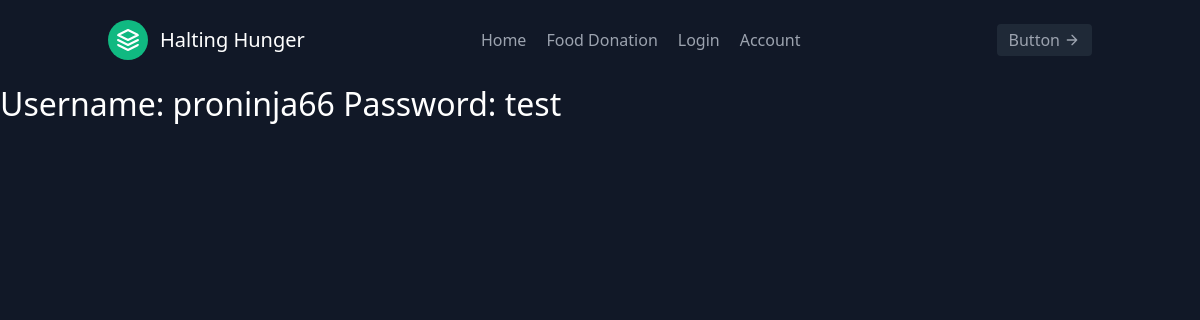
Page /accounts on the earlier database version.
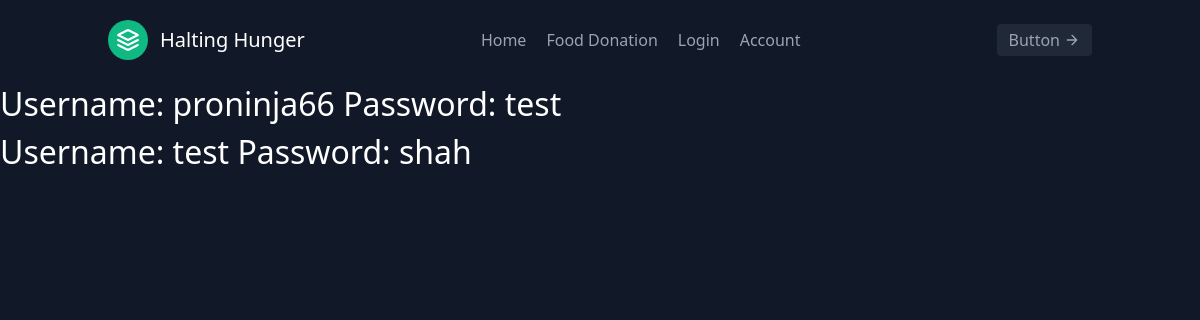
Same page on the later database version.
### app.py (models this page shows)
class User(db.Model):
    id = db.Column(db.Integer, primary_key=True)
    first_name = db.Column(db.String(50))
    last_name = db.Column(db.String(50))
    username = db.Column(db.String(50))
    password = db.Column(db.String(50))
    company_name = db.Column(db.String(50))
    items_donated = db.Column(db.Integer)
    def __repr__(self):
        return f"Username: {self.username} Password: {self.password}"

### app.py (the view)
@app.route('/accounts')
def view_accounts():
    accounts = User.query.order_by(User.id).all()
    return render_template('accounts.html', accounts = accounts)

### templates/accounts.html (shortened to what this page needs)
{% extends 'base.html' %}
{% block body %}
{% for x in accounts %}
    <h1>{{ x }}</h1>
{% endfor %}
{% endblock %}

### templates/base.html (shortened to what this page needs)
<!DOCTYPE html>
<html lang="en">
<head>
    <link rel="stylesheet" href="{{ url_for('static', filename='css/style.css') }}">
    <link href="https://unpkg.com/tailwindcss@^2/dist/tailwind.min.css" rel="stylesheet">
</head>
<body>
    <header class="text-gray-400 bg-gray-900 body-font">
        <div class="container mx-auto flex flex-wrap p-5 flex-col md:flex-row items-center">
          <a class="flex title-font font-medium items-center text-white mb-4 md:mb-0">
            <svg xmlns="http://www.w3.org/2000/svg" fill="none" stroke="currentColor" stroke-linecap="round" stroke-linejoin="round" stroke-width="2" class="w-10 h-10 text-white p-2 bg-green-500 rounded-full" viewBox="0 0 24 24">
              <path d="M12 2L2 7l10 5 10-5-10-5zM2 17l10 5 10-5M2 12l10 5 10-5"></path>
            </svg>
            <span class="ml-3 text-xl">Halting Hunger</span>
          </a>
          <nav class="md:ml-auto md:mr-auto flex flex-wrap items-center text-base justify-center">
            <a class="mr-5 hover:text-white" href='/'>Home</a>
            <a class="mr-5 hover:text-white">Food Donation</a>
            <a class="mr-5 hover:text-white" href='/login'>Login</a>
            <a class="mr-5 hover:text-white" href='/accounts'>Account</a>
          </nav>
          <button class="inline-flex items-center bg-gray-800 border-0 py-1 px-3 focus:outline-none hover:bg-gray-700 rounded text-base mt-4 md:mt-0">Button
            <svg fill="none" stroke="currentColor" stroke-linecap="round" stroke-linejoin="round" stroke-width="2" class="w-4 h-4 ml-1" viewBox="0 0 24 24">
              <path d="M5 12h14M12 5l7 7-7 7"></path>
            </svg>
          </button>
        </div>
      </header>
    {% block body %}{% endblock %}
</body>
</html>

### static/css/style.css (style rules this page uses)
body { background-color: #111827; }
h1 { color: white; font-size: large; }

### templates/base.html (style rules this page uses)
h1 { font-size: xx-large; }

Differences in the rows shown:
added User: username+password "Username: test Password: shah"
